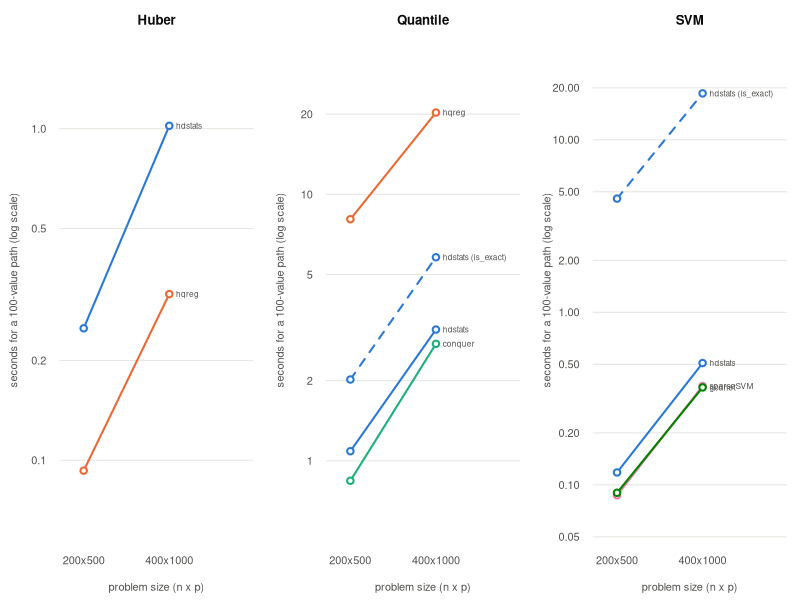

Reproduce this figure in R. (Note: this script raises an error after producing the figure.)
## Figures for the benchmark write-up (PNG, base graphics).
##   Rscript benchmarks/04-figures.R
## Colors follow the package (fixed slots of a colorblind-validated palette),
## never the rank of a series; hdstats is always slot 1.
pal <- c(hdstats = "#2a78d6", hqreg = "#eb6834", conquer = "#1baf7a", quantreg = "#eda100",
         sparseSVM = "#e87ba4", gcdnet = "#008300", LiblineaR = "#4a3aa7", Rfit = "#e34948",
         glmnet = "#4a3aa7")
ink <- "#0b0b0b"; ink2 <- "#52514e"; grid <- "#e6e5e1"; surface <- "#fcfcfb"
dir.create("benchmarks/figures", showWarnings = FALSE)

## ---------------- speed ----------------
sp <- read.csv("benchmarks/results/speed.csv", stringsAsFactors = FALSE)
sp$size <- paste0(sp$n, "x", sp$p)
sp$series <- ifelse(grepl("is_exact", sp$method), paste0(sp$package, " (is_exact)"), sp$package)
panels <- c("Huber", "Quantile", "SVM")
png("benchmarks/figures/speed.png", width = 2100, height = 800, res = 160, bg = surface)
par(mfrow = c(1, 3), mar = c(4.5, 4.5, 3, 1), family = "sans", col.axis = ink2, col.lab = ink2, fg = ink2)
for (m in panels) {
  d <- sp[sp$model == m & !grepl("10 lambda|single", sp$note), ]
  sizes <- unique(sp$size[sp$model == m]); sizes <- sizes[order(as.numeric(sub("x.*", "", sizes)) * as.numeric(sub(".*x", "", sizes)))]
  d$xi <- match(d$size, sizes)
  plot(NA, xlim = c(0.8, length(sizes) + 0.9), ylim = range(d$seconds) * c(0.7, 1.6), log = "y", axes = FALSE,
       xlab = "problem size (n x p)", ylab = "seconds for a 100-value path (log scale)", main = m, col.main = ink)
  abline(h = axTicks(2), col = grid, lwd = 1); axis(1, at = seq_along(sizes), labels = sizes, tick = FALSE); axis(2, las = 1, tick = FALSE)
  for (s in unique(d$series)) {
    dd <- d[d$series == s, ]; dd <- dd[order(dd$xi), ]
    col <- pal[[sub(" .*", "", s)]]; lty <- if (grepl("is_exact", s)) 2 else 1
    lines(dd$xi, dd$seconds, col = col, lwd = 2, lty = lty)
    points(dd$xi, dd$seconds, col = col, bg = surface, pch = 21, cex = 1.3, lwd = 2)
    text(max(dd$xi) + 0.08, dd$seconds[which.max(dd$xi)], s, adj = c(0, 0.5), cex = 0.75, col = ink2, xpd = NA)
  }
}
dev.off()

## ---------------- accuracy ----------------
ac <- read.csv("benchmarks/results/accuracy-raw.csv", stringsAsFactors = FALSE)
dotplot <- function(d, value, xlab, main) {
  agg <- aggregate(d[[value]], list(method = d$method), function(v) c(mean = mean(v), se = sd(v) / sqrt(length(v))))
  agg <- data.frame(method = agg$method, mean = agg$x[, "mean"], se = agg$x[, "se"])
  agg <- agg[order(-agg$mean), ]
  y <- seq_len(nrow(agg))
  is_hd <- grepl("hdstats", agg$method)
  par(mar = c(4.5, 15, 3, 1))
  plot(NA, xlim = range(c(agg$mean - agg$se, agg$mean + agg$se)) * c(0.9, 1.05), ylim = c(0.5, nrow(agg) + 0.5),
       axes = FALSE, xlab = xlab, ylab = "", main = main, col.main = ink)
  abline(v = axTicks(1), col = grid); axis(1, tick = FALSE); axis(2, at = y, labels = agg$method, las = 1, tick = FALSE, cex.axis = 0.8)
  segments(agg$mean - agg$se, y, agg$mean + agg$se, y, col = ifelse(is_hd, pal[["hdstats"]], ink2), lwd = 2)
  points(agg$mean, y, pch = 21, bg = ifelse(is_hd, pal[["hdstats"]], ink2), col = surface, cex = 1.5, lwd = 1.5)
}
reg <- ac[ac$setting == "regression", ]
errs <- unique(reg$error)
png("benchmarks/figures/accuracy-regression.png", width = 2400, height = 800, res = 160, bg = surface)
par(mfrow = c(1, length(errs)), family = "sans", col.axis = ink2, col.lab = ink2, fg = ink2)
for (e in errs) dotplot(reg[reg$error == e, ], "l2", "L2 estimation error (mean +/- s.e.)", paste0(e, " errors"))
dev.off()
png("benchmarks/figures/accuracy-classification.png", width = 1400, height = 700, res = 160, bg = surface)
par(mfrow = c(1, 2), family = "sans", col.axis = ink2, col.lab = ink2, fg = ink2)
cl <- ac[ac$setting == "classification", ]
dotplot(cl, "test_mae", "test misclassification rate (mean +/- s.e.)", "Classification: test error")
dotplot(cl, "fpr", "false positive rate (mean +/- s.e.)", "Classification: false positives")
dev.off()
cat("figures written to benchmarks/figures/\n")
